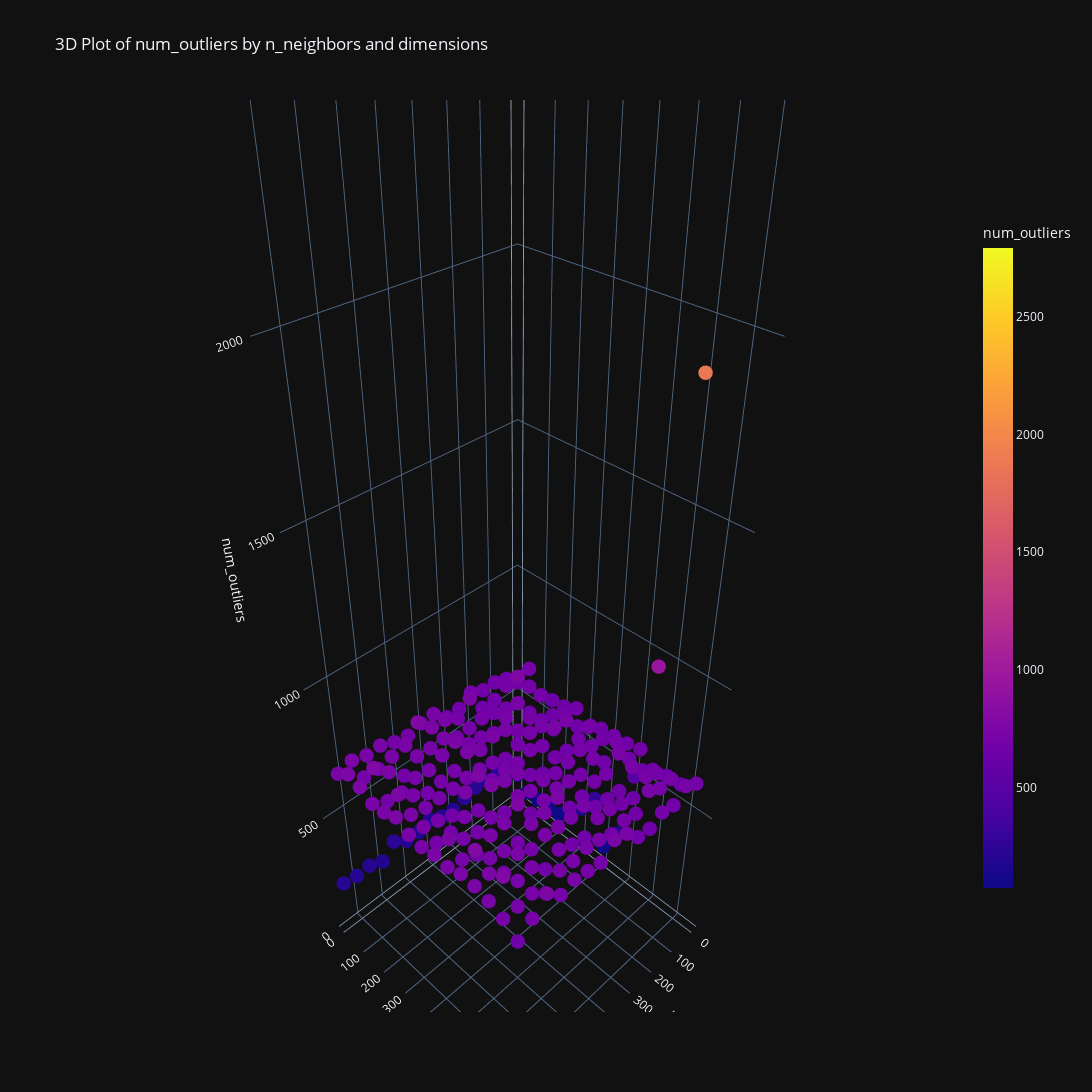

Source (notebook cell):
### Markdown cell above
Examine number of outliers

### Code cell
fig = dr_exper_plot3d(metrics, z_metric='num_outliers')
fig.show()

### Figure 1 — Plotly figure (JSON) as saved in the notebook; plotly's stock layout.template omitted (floating-point values rounded to 4 significant figures; data arrays with more than 128 entries replaced by an {"elided": "..."} marker saying what was removed)
{"data": [{"hovertemplate": "n_neighbors=%{x}<br>dimensions=%{y}<br>num_outliers=%{marker.color}<extra></extra>", "legendgroup": "", "marker": {"color": {"elided": "256 int values"}, "coloraxis": "coloraxis", "symbol": "circle", "size": 5}, "mode": "markers", "name": "", "scene": "scene", "showlegend": false, "x": {"elided": "256 int values"}, "y": {"elided": "256 int values"}, "z": {"elided": "256 int values"}, "type": "scatter3d"}], "layout": {"scene": {"domain": {"x": [0.0, 1.0], "y": [0.0, 1.0]}, "xaxis": {"title": {"text": "n_neighbors"}}, "yaxis": {"title": {"text": "dimensions"}}, "zaxis": {"title": {"text": "num_outliers"}}}, "coloraxis": {"colorbar": {"title": {"text": "num_outliers"}, "len": 0.75}, "colorscale": [[0.0, "#0d0887"], [0.1111, "#46039f"], [0.2222, "#7201a8"], [0.3333, "#9c179e"], [0.4444, "#bd3786"], [0.5556, "#d8576b"], [0.6667, "#ed7953"], [0.7778, "#fb9f3a"], [0.8889, "#fdca26"], [1.0, "#f0f921"]], "cmin": 74, "cmax": 2791}, "legend": {"tracegroupgap": 0}, "title": {"text": "3D Plot of num_outliers by n_neighbors and dimensions"}, "width": 1600, "height": 1600}}
